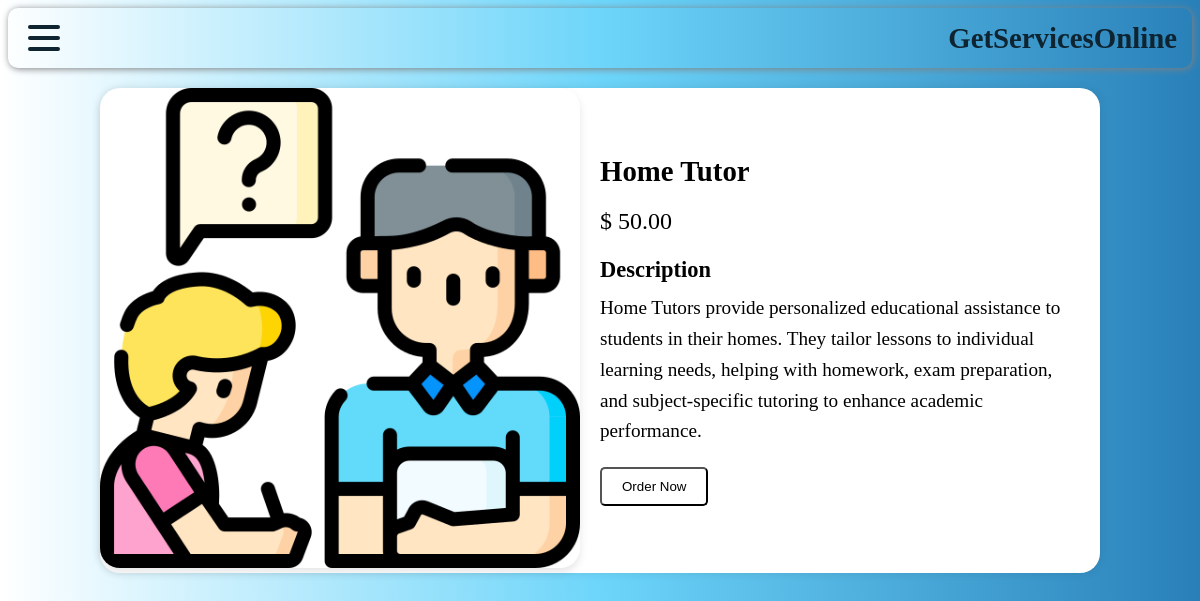
Screenshot of /service_detail.php?serviceId=1 with the database file from the repository.
### tables this page shows
CREATE TABLE `services` (
  `ServiceID` int(11) NOT NULL,
  `ServiceName` varchar(255) NOT NULL,
  `Description` text DEFAULT NULL,
  `ImagePath` varchar(255) DEFAULT NULL,
  `Price` decimal(10,2) NOT NULL,
  `CreatedAt` timestamp NOT NULL DEFAULT current_timestamp()
);

### service_detail.php (the view, shortened to what this page needs)
<?php
include 'db_connection/db_connection.php';
$serviceId = isset($_GET['serviceId']) ? intval($_GET['serviceId']) : 0;
if ($serviceId > 0) {
    $sql = "SELECT * FROM services WHERE ServiceID=?";
    $stmt = $conn->prepare($sql);
    $stmt->bind_param("i", $serviceId);
    $stmt->execute();
    $result = $stmt->get_result();
    if ($result->num_rows > 0) {
        $service = $result->fetch_assoc();
    } else {
        echo "Service not found.";
        exit();
    }
} else {
    echo "Invalid service ID.";
    exit();
}
?>
<!DOCTYPE html>
<html lang="en">
<head>
    <link rel="stylesheet" href="service_detail.css">
</head>
<body>
    <nav>
            <div class="navbar">
                <div class="container nav-container">
                    <div class="hamburger-lines">
                        <span class="line line1"></span>
                        <span class="line line2"></span>
                        <span class="line line3"></span>
                    </div>
                    <div class="logo">
                        <h1>GetServicesOnline</h1>
                    </div>
                </div>
            </div>
        </nav>
    <div class="background-container">
        <section class="product">
            <div class="product__photo">
                <div class="photo-container">
                    <div class="photo-main">
                        <img src="images/<?php echo htmlspecialchars($service['ImagePath']); ?>" alt="<?php echo htmlspecialchars($service['ServiceName']); ?>">
                    </div>
                </div>
            </div>
            <div class="product__info">
                <div class="title">
                    <h1><?php echo htmlspecialchars($service['ServiceName']); ?></h1>
                </div>
                <div class="price">
                    $ <span><?php echo htmlspecialchars(number_format($service['Price'], 2)); ?></span>
                </div>
                <div class="description">
                    <h3>Description</h3>
                    <p>
                        <?php echo nl2br(htmlspecialchars($service['Description'])); ?>
                    </p>
                </div>
                <form action="<?php echo htmlspecialchars($_SERVER['PHP_SELF'] . '?serviceId=' . $serviceId); ?>" method="POST">
                    <button type="submit" name="buy_now" class="buy--btn">Order Now</button>
                </form>
            </div>
        </section>
    </div>
</body>
</html>

### service_detail.css (style rules this page uses)
body { font-size: larger; font-family: Calibri; background: #2980b9; background: -webkit-linear-gradient(to right, #ffffff, #6dd5fa, #2980b9); background: linear-gradient(to right, #ffffff, #6dd5fa, #2980b9); }
.container { max-width: 100%; width: 100%; margin: 0px; }
.navbar { width: 100%; box-shadow: 1px 1px 7px gray; border-radius: 10px; }
.nav-container { display: flex; justify-content: space-between; align-items: center; height: 62px; }
.nav-container { display: block; position: relative; height: 60px; }
.nav-container .hamburger-lines { display: block; height: 26px; width: 32px; position: absolute; top: 17px; left: 20px; z-index: 2; display: flex; flex-direction: column; justify-content: space-between; }
.nav-container .hamburger-lines .line { display: block; height: 4px; width: 100%; border-radius: 10px; background: #0e2431; }
.nav-container .hamburger-lines .line1 { transform-origin: 0% 0%; transition: transform 0.4s ease-in-out; }
.nav-container .hamburger-lines .line2 { transition: transform 0.2s ease-in-out; }
.nav-container .hamburger-lines .line3 { transform-origin: 0% 100%; transition: transform 0.4s ease-in-out; }
.logo { position: absolute; top: -10px; right: 15px; font-size: 1.2rem; color: #0e2431; }
section { display: flex; max-width: 1000px; margin: 20px auto; background-color: #ffffff; box-shadow: 0 0 10px rgba(0, 0, 0, 0.1); transition: box-shadow 0.3s ease, transform 0.3s ease; border-radius: 20px; align-items: center; }
.product__photo { width: 50%; position: relative; }
.photo-container { position: relative; }
.photo-main { position: relative; }
.photo-main img { width: 100%; box-shadow: 0 4px 8px rgba(0, 0, 0, 0.1); transition: box-shadow 0.3s ease, transform 0.3s ease; border-radius: 20px; }
.product__info { width: 50%; padding: 20px; }
.title h1 { margin: 0; color: var(--color-highlight); }
.price { margin: 20px 0; font-size: 24px; color: var(--color-primary); }
.description h3 { margin-bottom: 10px; color: var(--color-highlight); }
.description p { margin: 0; line-height: 1.6; }
.buy--btn { display: inline-block; background-color: var(--color-primary); color: rgb(0, 0, 0); padding: 10px 20px; text-decoration: none; border-radius: 5px; text-align: center; margin-top: 20px; cursor: pointer; }

### rows the page displays
services: ImagePath (picture), ServiceName "Home Tutor", Price "50.00", Description "Home Tutors provide personalized educational assistance to students in their homes. They tailor lessons to individual learning needs, helping with homework, exam preparation, and subject-specific tutoring to enhance academic performance."
